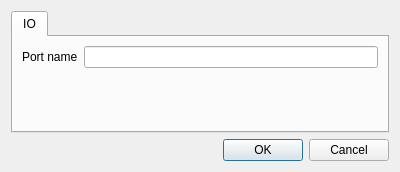
<?xml version="1.0" encoding="UTF-8"?>
<ui version="4.0">
 <class>ApplSettDialog</class>
 <widget class="QDialog" name="ApplSettDialog">
  <property name="geometry">
   <rect>
    <x>0</x>
    <y>0</y>
    <width>400</width>
    <height>172</height>
   </rect>
  </property>
  <property name="windowTitle">
   <string>Dialog</string>
  </property>
  <layout class="QVBoxLayout" name="verticalLayout">
   <item>
    <widget class="QTabWidget" name="tabWidget">
     <property name="currentIndex">
      <number>0</number>
     </property>
     <widget class="QWidget" name="tab_io">
      <attribute name="title">
       <string>IO</string>
      </attribute>
      <layout class="QFormLayout" name="formLayout">
       <item row="0" column="0">
        <widget class="QLabel" name="label">
         <property name="text">
          <string>Port name</string>
         </property>
        </widget>
       </item>
       <item row="0" column="1">
        <widget class="QLineEdit" name="port_name"/>
       </item>
      </layout>
     </widget>
    </widget>
   </item>
   <item>
    <widget class="QDialogButtonBox" name="buttons">
     <property name="standardButtons">
      <set>QDialogButtonBox::Cancel|QDialogButtonBox::Ok</set>
     </property>
    </widget>
   </item>
  </layout>
 </widget>
 <resources/>
 <connections/>
</ui>
